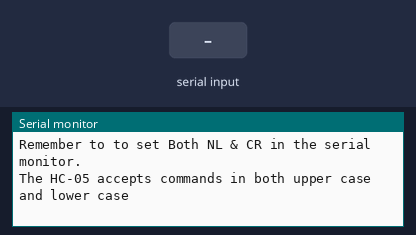
A sketch run on a simulated Arduino Mega 2560, built with avr-gcc and run on an emulated ATmega2560. Parts: the last lines printed to the serial monitor. Inputs (shaded band) come from the test bench.

Above: at 6.5 s.
6.6 s: "1" received over the second serial link
At 7.7 s:
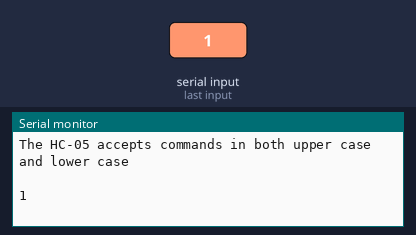
8.1 s: "0" received over the second serial link
At 8.8 s:
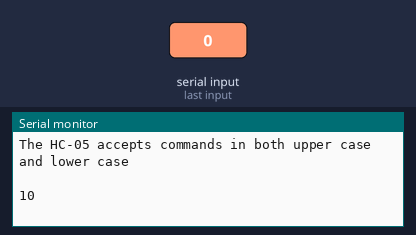

Measured:
- after the input at 6.6 s, the serial monitor: prints a new line at once (image 1)
- after the input at 8.1 s, the serial monitor: prints a new line at once (image 2)

The sketch:

HC05-AT-Mega.ino
```cpp
// Basic Bluetooth test sketch 5a for the Arduino Mega.
// AT mode using button switch
// HC-05 with EN pin and button switch
//
// Uses serial with the host computer and serial1 for communication with the Bluetooth module
//
//  Pins
//  BT VCC to Arduino 5V out. Disconnect before running the sketch
//  BT GND to Arduino GND
//  BT RX (through a voltage divider) to Arduino TX1 (pin 18)
//  BT TX  to Arduino RX1 (no need voltage divider)   (pin 19)
//
// When a command is entered in to the serial monitor on the computer
// the Arduino will relay it to the Bluetooth module and display the result.
//

char serialByte = '0';

void setup()
{

    // communication with the host computer
    Serial.begin(9600);

    Serial.println("Do not power the BT module");
    Serial.println(" ");
    Serial.println("On the BT module, press the button switch (keep pressed, and at the same time power the BT module");
    Serial.println("The LED on the BT module should now flash on/off every 2 seconds");
    Serial.println("Can now release the button switch on the BT module");
    Serial.println(" ");
    Serial.println("After entering AT mode, type 1 and hit send");
    Serial.println(" ");


    // wait 5 seconds to allow for time the BT to enter AT-mode
    delay(5000);

    // communication with the BT module on serial1
    Serial1.begin(38400);

    Serial.println(" ");
    Serial.println("AT mode.");
    Serial.println("Remember to to set Both NL & CR in the serial monitor.");
    Serial.println("The HC-05 accepts commands in both upper case and lower case");
    Serial.println(" ");
}


void loop()
{
    // listen for communication from the BT module and then write it to the serial monitor
    if ( Serial1.available() )   {  Serial.write( Serial1.read() );  }

    // listen for user input and send it to the HC-05
   if ( Serial.available() )   {  Serial1.write( Serial.read() );  }
}
```
